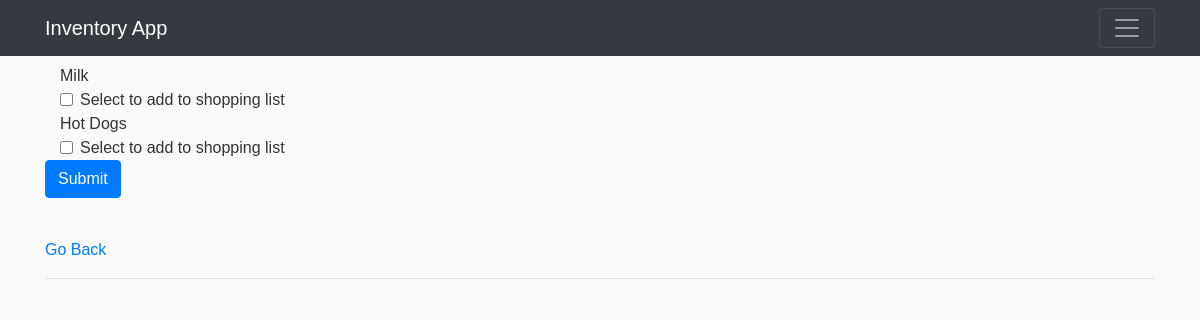
Page /inventory/purchasing (signed in) on the earlier database version.
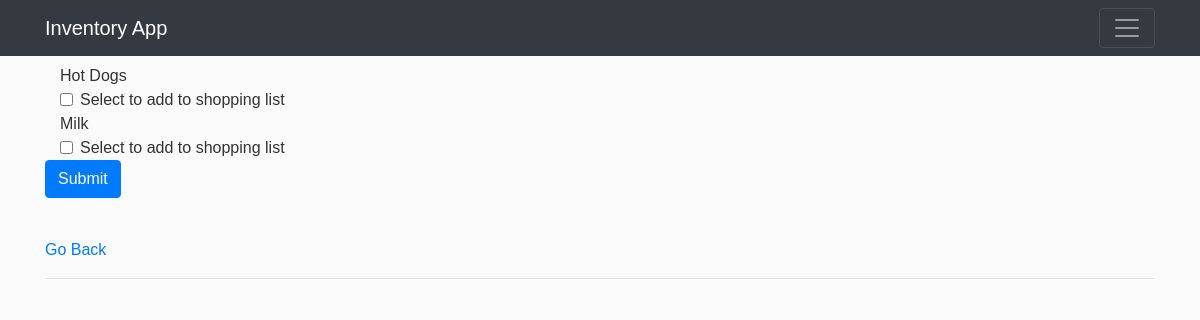
Same page on the later database version.
### inventoryapp/models.py (models this page shows, shortened)
class Inventory(db.Model):
    id = db.Column(db.Integer, primary_key = True)
    name = db.Column(db.String(100), nullable = False)
    size = db.Column(db.String(100), nullable = True)
    count = db.Column(db.Float(asdecimal = True), nullable = False)
    description = db.Column(db.Text, nullable = True)
    image_file = db.Column(db.String(20), nullable = False, default='default_item.png') #length 20 because it'll hold the hash of their image
    last_updated = db.Column(db.DateTime, nullable = False, default = datetime.utcnow)

### inventoryapp/inventory/routes.py (the view, shortened to what this page needs)
@inven.route('/inventory/purchasing', methods=['GET', 'POST'])
@login_required
def purchasing():
    all_inventory = Inventory.query.order_by(Inventory.last_updated.desc()).all()
    count = len(all_inventory)
    return render_template('purchasing.html', inventory = all_inventory, count = count)

### inventoryapp/models.py (called while the page is built)
@login_manager.user_loader #login manager needs this
def load_user(user_id):
    return User.query.get(int(user_id))

### inventoryapp/templates/purchasing.html
{% extends 'layout.html' %}
{% block body %}
<div>
    <form action="" method="POST" id="form">
        {% set i = namespace(value = 1) %}
        {% for item in inventory %}
            <div class="col-sm-2">{{ item.name }}</div>
            <div class="col-sm-10">
                <div class="form-check">
                    <input class="form-check-input" type="checkbox" id="gridCheck{{ i.value }}" name="{{ item.id }}">
                    <label class="form-check-label" for="gridCheck{{ i.value }}">
                        Select to add to shopping list
                    </label>
                </div>
            </div>
            {% set i.value = i.value + 1 %}
        {% endfor %}
        <div class="form-group row">
            <div class="col-sm-10">
            <button type="submit" class="btn btn-primary">Submit</button>
            </div>
        </div>
    </form>
</div>
<br>
<a href="{{url_for('inventory.inventory')}}">Go Back</a>
<hr>
{% endblock body%}

Differences in the rows shown:
changed Inventory "Hot Dogs": moves up the list
